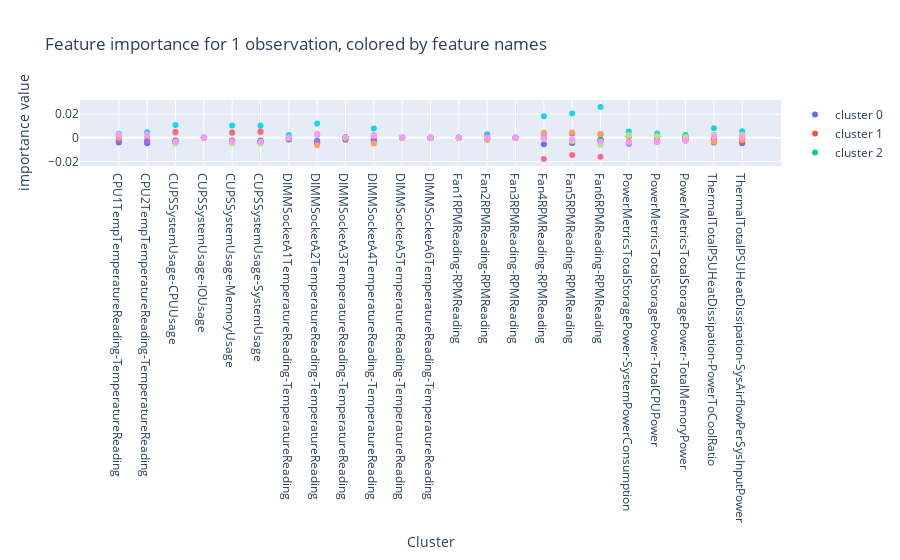

Write notebook code for a chart like this one.
### Code cell
i = 0

x = feature_cols
fig = go.Figure()
shape_1obs = shap_values_np[:,i,:]

for i in range(len_cluster):
    fig.add_trace(go.Scatter(x=x, y=shape_1obs[i,:], name=f"cluster {i}", mode='markers'))


fig.update_layout(barmode='relative', title_text='Feature importance for 1 observation, colored by feature names',   
        yaxis=dict(
        title='importance value',
    ),   xaxis=dict(
        title='Cluster',
    ))
fig.show()

### Figure 1 — Plotly figure (JSON) as saved in the notebook; plotly's stock layout.template omitted (floating-point values rounded to 4 significant figures)
{"data": [{"mode": "markers", "name": "cluster 0", "type": "scatter", "x": ["CPU1TempTemperatureReading-TemperatureReading", "CPU2TempTemperatureReading-TemperatureReading", "CUPSSystemUsage-CPUUsage", "CUPSSystemUsage-IOUsage", "CUPSSystemUsage-MemoryUsage", "CUPSSystemUsage-SystemUsage", "DIMMSocketA1TemperatureReading-TemperatureReading", "DIMMSocketA2TemperatureReading-TemperatureReading", "DIMMSocketA3TemperatureReading-TemperatureReading", "DIMMSocketA4TemperatureReading-TemperatureReading", "DIMMSocketA5TemperatureReading-TemperatureReading", "DIMMSocketA6TemperatureReading-TemperatureReading", "Fan1RPMReading-RPMReading", "Fan2RPMReading-RPMReading", "Fan3RPMReading-RPMReading", "Fan4RPMReading-RPMReading", "Fan5RPMReading-RPMReading", "Fan6RPMReading-RPMReading", "PowerMetricsTotalStoragePower-SystemPowerConsumption", "PowerMetricsTotalStoragePower-TotalCPUPower", "PowerMetricsTotalStoragePower-TotalMemoryPower", "ThermalTotalPSUHeatDissipation-PowerToCoolRatio", "ThermalTotalPSUHeatDissipation-SysAirflowPerSysInputPower"], "y": [-0.003884, -0.004539, -0.004014, 0, -0.00399, -0.003916, 0, -0.004906, 0, -0.003081, 0, 0, 0, -0.0006581, 0, -0.005379, -0.004288, -0.002969, -0.005073, -0.003335, -0.0008234, -0.003986, -0.004558]}, {"mode": "markers", "name": "cluster 1", "type": "scatter", "x": ["CPU1TempTemperatureReading-TemperatureReading", "CPU2TempTemperatureReading-TemperatureReading", "CUPSSystemUsage-CPUUsage", "CUPSSystemUsage-IOUsage", "CUPSSystemUsage-MemoryUsage", "CUPSSystemUsage-SystemUsage", "DIMMSocketA1TemperatureReading-TemperatureReading", "DIMMSocketA2TemperatureReading-TemperatureReading", "DIMMSocketA3TemperatureReading-TemperatureReading", "DIMMSocketA4TemperatureReading-TemperatureReading", "DIMMSocketA5TemperatureReading-TemperatureReading", "DIMMSocketA6TemperatureReading-TemperatureReading", "Fan1RPMReading-RPMReading", "Fan2RPMReading-RPMReading", "Fan3RPMReading-RPMReading", "Fan4RPMReading-RPMReading", "Fan5RPMReading-RPMReading", "Fan6RPMReading-RPMReading", "PowerMetricsTotalStoragePower-SystemPowerConsumption", "PowerMetricsTotalStoragePower-TotalCPUPower", "PowerMetricsTotalStoragePower-TotalMemoryPower", "ThermalTotalPSUHeatDissipation-PowerToCoolRatio", "ThermalTotalPSUHeatDissipation-SysAirflowPerSysInputPower"], "y": [-0.002578, -0.002999, -0.002499, 0, -0.002539, -0.002477, -0.001396, -0.003232, -0.001546, -0.002097, 0, 0, 0, -0.0005566, 0, -0.0005789, -0.002711, -0.001645, -0.003806, -0.002178, -0.002349, -0.002582, -0.002958]}, {"mode": "markers", "name": "cluster 2", "type": "scatter", "x": ["CPU1TempTemperatureReading-TemperatureReading", "CPU2TempTemperatureReading-TemperatureReading", "CUPSSystemUsage-CPUUsage", "CUPSSystemUsage-IOUsage", "CUPSSystemUsage-MemoryUsage", "CUPSSystemUsage-SystemUsage", "DIMMSocketA1TemperatureReading-TemperatureReading", "DIMMSocketA2TemperatureReading-TemperatureReading", "DIMMSocketA3TemperatureReading-TemperatureReading", "DIMMSocketA4TemperatureReading-TemperatureReading", "DIMMSocketA5TemperatureReading-TemperatureReading", "DIMMSocketA6TemperatureReading-TemperatureReading", "Fan1RPMReading-RPMReading", "Fan2RPMReading-RPMReading", "Fan3RPMReading-RPMReading", "Fan4RPMReading-RPMReading", "Fan5RPMReading-RPMReading", "Fan6RPMReading-RPMReading", "PowerMetricsTotalStoragePower-SystemPowerConsumption", "PowerMetricsTotalStoragePower-TotalCPUPower", "PowerMetricsTotalStoragePower-TotalMemoryPower", "ThermalTotalPSUHeatDissipation-PowerToCoolRatio", "ThermalTotalPSUHeatDissipation-SysAirflowPerSysInputPower"], "y": [-0.002185, -0.002639, -0.002311, 0, -0.002182, -0.002296, -0.00133, -0.002533, -0.0009509, -0.001572, 0, 0, 0, -0.0003049, 0, -0.0003308, -0.002754, -0.001917, 0.001354, 0.0009145, 0.0007621, -0.001572, -0.0007006]}, {"mode": "markers", "name": "cluster 3", "type": "scatter", "x": ["CPU1TempTemperatureReading-TemperatureReading", "CPU2TempTemperatureReading-TemperatureReading", "CUPSSystemUsage-CPUUsage", "CUPSSystemUsage-IOUsage", "CUPSSystemUsage-MemoryUsage", "CUPSSystemUsage-SystemUsage", "DIMMSocketA1TemperatureReading-TemperatureReading", "DIMMSocketA2TemperatureReading-TemperatureReading", "DIMMSocketA3TemperatureReading-TemperatureReading", "DIMMSocketA4TemperatureReading-TemperatureReading", "DIMMSocketA5TemperatureReading-TemperatureReading", "DIMMSocketA6TemperatureReading-TemperatureReading", "Fan1RPMReading-RPMReading", "Fan2RPMReading-RPMReading", "Fan3RPMReading-RPMReading", "Fan4RPMReading-RPMReading", "Fan5RPMReading-RPMReading", "Fan6RPMReading-RPMReading", "PowerMetricsTotalStoragePower-SystemPowerConsumption", "PowerMetricsTotalStoragePower-TotalCPUPower", "PowerMetricsTotalStoragePower-TotalMemoryPower", "ThermalTotalPSUHeatDissipation-PowerToCoolRatio", "ThermalTotalPSUHeatDissipation-SysAirflowPerSysInputPower"], "y": [-0.002477, -0.002863, -0.002922, 0, -0.002656, -0.002916, 0, -0.003128, 0, -0.001977, 0, 0, 0, 0, 0, 0.003159, 0.003608, 0.003044, 0.001218, 0.0009385, 0.0005929, -0.001943, -0.0008366]}, {"mode": "markers", "name": "cluster 4", "type": "scatter", "x": ["CPU1TempTemperatureReading-TemperatureReading", "CPU2TempTemperatureReading-TemperatureReading", "CUPSSystemUsage-CPUUsage", "CUPSSystemUsage-IOUsage", "CUPSSystemUsage-MemoryUsage", "CUPSSystemUsage-SystemUsage", "DIMMSocketA1TemperatureReading-TemperatureReading", "DIMMSocketA2TemperatureReading-TemperatureReading", "DIMMSocketA3TemperatureReading-TemperatureReading", "DIMMSocketA4TemperatureReading-TemperatureReading", "DIMMSocketA5TemperatureReading-TemperatureReading", "DIMMSocketA6TemperatureReading-TemperatureReading", "Fan1RPMReading-RPMReading", "Fan2RPMReading-RPMReading", "Fan3RPMReading-RPMReading", "Fan4RPMReading-RPMReading", "Fan5RPMReading-RPMReading", "Fan6RPMReading-RPMReading", "PowerMetricsTotalStoragePower-SystemPowerConsumption", "PowerMetricsTotalStoragePower-TotalCPUPower", "PowerMetricsTotalStoragePower-TotalMemoryPower", "ThermalTotalPSUHeatDissipation-PowerToCoolRatio", "ThermalTotalPSUHeatDissipation-SysAirflowPerSysInputPower"], "y": [0, 0.001498, 0.004313, 0, 0.003968, 0.00441, 0, -0.006376, 0.0003972, -0.004795, 0, 0, 0, -0.001825, 0, 0.004313, 0.004498, 0.003176, 0.001282, 0.0008981, 0.0005978, -0.003342, -0.00182]}, {"mode": "markers", "name": "cluster 5", "type": "scatter", "x": ["CPU1TempTemperatureReading-TemperatureReading", "CPU2TempTemperatureReading-TemperatureReading", "CUPSSystemUsage-CPUUsage", "CUPSSystemUsage-IOUsage", "CUPSSystemUsage-MemoryUsage", "CUPSSystemUsage-SystemUsage", "DIMMSocketA1TemperatureReading-TemperatureReading", "DIMMSocketA2TemperatureReading-TemperatureReading", "DIMMSocketA3TemperatureReading-TemperatureReading", "DIMMSocketA4TemperatureReading-TemperatureReading", "DIMMSocketA5TemperatureReading-TemperatureReading", "DIMMSocketA6TemperatureReading-TemperatureReading", "Fan1RPMReading-RPMReading", "Fan2RPMReading-RPMReading", "Fan3RPMReading-RPMReading", "Fan4RPMReading-RPMReading", "Fan5RPMReading-RPMReading", "Fan6RPMReading-RPMReading", "PowerMetricsTotalStoragePower-SystemPowerConsumption", "PowerMetricsTotalStoragePower-TotalCPUPower", "PowerMetricsTotalStoragePower-TotalMemoryPower", "ThermalTotalPSUHeatDissipation-PowerToCoolRatio", "ThermalTotalPSUHeatDissipation-SysAirflowPerSysInputPower"], "y": [0.003434, 0.004662, 0.01078, 0, 0.01042, 0.01031, 0.002271, 0.01214, 0.0005221, 0.007773, 0, 0, 0, 0.002961, 0, 0.01812, 0.02048, 0.02593, 0.005288, 0.003708, 0.002358, 0.007956, 0.005554]}, {"mode": "markers", "name": "cluster 6", "type": "scatter", "x": ["CPU1TempTemperatureReading-TemperatureReading", "CPU2TempTemperatureReading-TemperatureReading", "CUPSSystemUsage-CPUUsage", "CUPSSystemUsage-IOUsage", "CUPSSystemUsage-MemoryUsage", "CUPSSystemUsage-SystemUsage", "DIMMSocketA1TemperatureReading-TemperatureReading", "DIMMSocketA2TemperatureReading-TemperatureReading", "DIMMSocketA3TemperatureReading-TemperatureReading", "DIMMSocketA4TemperatureReading-TemperatureReading", "DIMMSocketA5TemperatureReading-TemperatureReading", "DIMMSocketA6TemperatureReading-TemperatureReading", "Fan1RPMReading-RPMReading", "Fan2RPMReading-RPMReading", "Fan3RPMReading-RPMReading", "Fan4RPMReading-RPMReading", "Fan5RPMReading-RPMReading", "Fan6RPMReading-RPMReading", "PowerMetricsTotalStoragePower-SystemPowerConsumption", "PowerMetricsTotalStoragePower-TotalCPUPower", "PowerMetricsTotalStoragePower-TotalMemoryPower", "ThermalTotalPSUHeatDissipation-PowerToCoolRatio", "ThermalTotalPSUHeatDissipation-SysAirflowPerSysInputPower"], "y": [0.002275, 0.00191, 0.00516, 0, 0.004731, 0.005433, 0.0001087, 0.002929, 0.0002853, 0.002085, 0, 0, 0, 0.0009605, 0, -0.01784, -0.0146, -0.01608, 0.002, 0.001094, 0.0008327, 0.002436, 0.002361]}, {"mode": "markers", "name": "cluster 7", "type": "scatter", "x": ["CPU1TempTemperatureReading-TemperatureReading", "CPU2TempTemperatureReading-TemperatureReading", "CUPSSystemUsage-CPUUsage", "CUPSSystemUsage-IOUsage", "CUPSSystemUsage-MemoryUsage", "CUPSSystemUsage-SystemUsage", "DIMMSocketA1TemperatureReading-TemperatureReading", "DIMMSocketA2TemperatureReading-TemperatureReading", "DIMMSocketA3TemperatureReading-TemperatureReading", "DIMMSocketA4TemperatureReading-TemperatureReading", "DIMMSocketA5TemperatureReading-TemperatureReading", "DIMMSocketA6TemperatureReading-TemperatureReading", "Fan1RPMReading-RPMReading", "Fan2RPMReading-RPMReading", "Fan3RPMReading-RPMReading", "Fan4RPMReading-RPMReading", "Fan5RPMReading-RPMReading", "Fan6RPMReading-RPMReading", "PowerMetricsTotalStoragePower-SystemPowerConsumption", "PowerMetricsTotalStoragePower-TotalCPUPower", "PowerMetricsTotalStoragePower-TotalMemoryPower", "ThermalTotalPSUHeatDissipation-PowerToCoolRatio", "ThermalTotalPSUHeatDissipation-SysAirflowPerSysInputPower"], "y": [0.002681, 0.002548, -0.005044, 0, -0.004603, -0.005111, 0, 0.002638, 0, 0.001992, 0, 0, 0, 0, 0, -0.0009527, -0.00273, -0.006082, 0.002062, 0.001388, 0.0007043, 0.002322, 0.002454]}, {"mode": "markers", "name": "cluster 8", "type": "scatter", "x": ["CPU1TempTemperatureReading-TemperatureReading", "CPU2TempTemperatureReading-TemperatureReading", "CUPSSystemUsage-CPUUsage", "CUPSSystemUsage-IOUsage", "CUPSSystemUsage-MemoryUsage", "CUPSSystemUsage-SystemUsage", "DIMMSocketA1TemperatureReading-TemperatureReading", "DIMMSocketA2TemperatureReading-TemperatureReading", "DIMMSocketA3TemperatureReading-TemperatureReading", "DIMMSocketA4TemperatureReading-TemperatureReading", "DIMMSocketA5TemperatureReading-TemperatureReading", "DIMMSocketA6TemperatureReading-TemperatureReading", "Fan1RPMReading-RPMReading", "Fan2RPMReading-RPMReading", "Fan3RPMReading-RPMReading", "Fan4RPMReading-RPMReading", "Fan5RPMReading-RPMReading", "Fan6RPMReading-RPMReading", "PowerMetricsTotalStoragePower-SystemPowerConsumption", "PowerMetricsTotalStoragePower-TotalCPUPower", "PowerMetricsTotalStoragePower-TotalMemoryPower", "ThermalTotalPSUHeatDissipation-PowerToCoolRatio", "ThermalTotalPSUHeatDissipation-SysAirflowPerSysInputPower"], "y": [0.002625, 0.002545, -0.003361, 0, -0.003072, -0.003412, 0, 0.002507, 0, 0.001753, 0, 0, 0, 0, 0, -0.0003849, -0.001412, -0.003403, -0.004231, -0.003384, -0.002544, 0.0007923, 0.0006122]}], "layout": {"barmode": "relative", "title": {"text": "Feature importance for 1 observation, colored by feature names"}, "xaxis": {"title": {"text": "Cluster"}}, "yaxis": {"title": {"text": "importance value"}}}}
